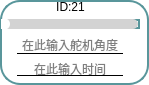
           <widget class="QFrame" name="frame_15">
            <property name="enabled">
             <bool>true</bool>
            </property>
            <property name="layoutDirection">
             <enum>Qt::LayoutDirection::RightToLeft</enum>
            </property>
            <property name="styleSheet">
             <string notr="true">* {
  background: white; /* 背景改为白色 */
  border: 2px solid #59969b; /* 使用与滑块一致的颜色 */
  border-radius: 20px;
}

</string>
            </property>
            <property name="frameShape">
             <enum>QFrame::Shape::StyledPanel</enum>
            </property>
            <property name="frameShadow">
             <enum>QFrame::Shadow::Raised</enum>
            </property>
            <widget class="QLineEdit" name="lineEdit_time21">
             <property name="geometry">
              <rect>
               <x>17</x>
               <y>61</y>
               <width>106</width>
               <height>15</height>
              </rect>
             </property>
             <property name="maximumSize">
              <size>
               <width>120</width>
               <height>15</height>
              </size>
             </property>
             <property name="styleSheet">
              <string notr="true">QLineEdit {
            border-top: none;
            border-left: none;
            border-right: none;
            border-bottom: 1px solid black;
            background-color: transparent;
        }
        
        QLineEdit:focus {
            border-bottom: 1px solid #2a70f4;
        }</string>
             </property>
             <property name="alignment">
              <set>Qt::AlignmentFlag::AlignCenter</set>
             </property>
             <property name="dragEnabled">
              <bool>false</bool>
             </property>
             <property name="placeholderText">
              <string>在此输入时间</string>
             </property>
            </widget>
            <widget class="QLabel" name="label_id21">
             <property name="geometry">
              <rect>
               <x>1</x>
               <y>2</y>
               <width>139</width>
               <height>10</height>
              </rect>
             </property>
             <property name="minimumSize">
              <size>
               <width>0</width>
               <height>10</height>
              </size>
             </property>
             <property name="maximumSize">
              <size>
               <width>16777215</width>
               <height>10</height>
              </size>
             </property>
             <property name="styleSheet">
              <string notr="true">QLabel{border: none; /* 去掉控件的边框 */}
QLabel{background: none; /* 去掉控件的边框 */}</string>
             </property>
             <property name="text">
              <string>ID:21</string>
             </property>
             <property name="alignment">
              <set>Qt::AlignmentFlag::AlignCenter</set>
             </property>
            </widget>
            <widget class="QLineEdit" name="lineEdit_servo21">
             <property name="enabled">
              <bool>true</bool>
             </property>
             <property name="geometry">
              <rect>
               <x>17</x>
               <y>36</y>
               <width>106</width>
               <height>18</height>
              </rect>
             </property>
             <property name="maximumSize">
              <size>
               <width>120</width>
               <height>16777215</height>
              </size>
             </property>
             <property name="layoutDirection">
              <enum>Qt::LayoutDirection::LeftToRight</enum>
             </property>
             <property name="styleSheet">
              <string notr="true">QLineEdit {
            border-top: none;
            border-left: none;
            border-right: none;
            border-bottom: 1px solid black;
            background-color: transparent;
        }
        
        QLineEdit:focus {
            border-bottom: 1px solid #2a70f4;
        }</string>
             </property>
             <property name="alignment">
              <set>Qt::AlignmentFlag::AlignCenter</set>
             </property>
             <property name="placeholderText">
              <string>在此输入舵机角度</string>
             </property>
            </widget>
            <widget class="QSlider" name="Slider_Servo21">
             <property name="geometry">
              <rect>
               <x>1</x>
               <y>19</y>
               <width>139</width>
               <height>10</height>
              </rect>
             </property>
             <property name="maximumSize">
              <size>
               <width>16777215</width>
               <height>10</height>
              </size>
             </property>
             <property name="layoutDirection">
              <enum>Qt::LayoutDirection::LeftToRight</enum>
             </property>
             <property name="styleSheet">
              <string notr="true">QSlider::groove:horizontal {
    border: none;
    height: 10px;
    background-color: lightgray;
    border-radius: 5px;
}

QSlider::handle:horizontal {
    width: 12px; /* 增大滑块的宽度 */
    margin: -1px 0px -1px -5px;
    border-radius: 6px; /* 也可以调整圆角半径以匹配滑块的大小 */
    background-color: white;
}

QSlider::sub-page:horizontal {
    background-color: qlineargradient(x1:0, y1:0, x2:1, y2:1, stop:0 #59969b, stop:1 #04e7fa);
    border-radius: 5px;
}
</string>
             </property>
             <property name="minimum">
              <number>0</number>
             </property>
             <property name="maximum">
              <number>240</number>
             </property>
             <property name="orientation">
              <enum>Qt::Orientation::Horizontal</enum>
             </property>
             <property name="invertedAppearance">
              <bool>false</bool>
             </property>
             <property name="tickPosition">
              <enum>QSlider::TickPosition::NoTicks</enum>
             </property>
             <property name="tickInterval">
              <number>1</number>
             </property>
            </widget>
           </widget>
